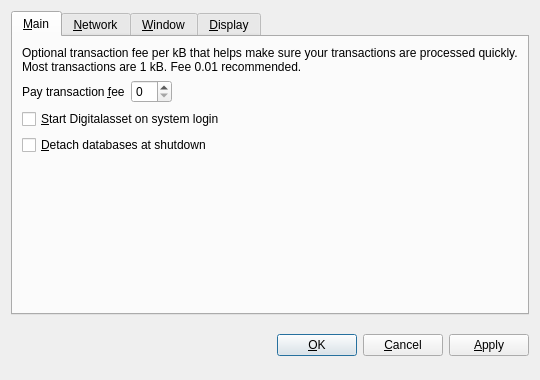
<?xml version="1.0" encoding="UTF-8"?>
<ui version="4.0">
 <class>OptionsDialog</class>
 <widget class="QDialog" name="OptionsDialog">
  <property name="geometry">
   <rect>
    <x>0</x>
    <y>0</y>
    <width>540</width>
    <height>380</height>
   </rect>
  </property>
  <property name="windowTitle">
   <string>Options</string>
  </property>
  <property name="modal">
   <bool>true</bool>
  </property>
  <layout class="QVBoxLayout" name="verticalLayout">
   <item>
    <widget class="QTabWidget" name="tabWidget">
     <property name="tabPosition">
      <enum>QTabWidget::North</enum>
     </property>
     <property name="currentIndex">
      <number>0</number>
     </property>
     <widget class="QWidget" name="tabMain">
      <attribute name="title">
       <string>&amp;Main</string>
      </attribute>
      <layout class="QVBoxLayout" name="verticalLayout_Main">
       <item>
        <widget class="QLabel" name="transactionFeeInfoLabel">
         <property name="text">
          <string>Optional transaction fee per kB that helps make sure your transactions are processed quickly. Most transactions are 1 kB. Fee 0.01 recommended.</string>
         </property>
         <property name="textFormat">
          <enum>Qt::PlainText</enum>
         </property>
         <property name="wordWrap">
          <bool>true</bool>
         </property>
        </widget>
       </item>
       <item>
        <layout class="QHBoxLayout" name="horizontalLayout_Main">
         <item>
          <widget class="QLabel" name="transactionFeeLabel">
           <property name="text">
            <string>Pay transaction &amp;fee</string>
           </property>
           <property name="textFormat">
            <enum>Qt::PlainText</enum>
           </property>
           <property name="buddy">
            <cstring>transactionFee</cstring>
           </property>
          </widget>
         </item>
         <item>
          <widget class="BitcoinAmountField" name="transactionFee"/>
         </item>
         <item>
          <spacer name="horizontalSpacer_Main">
           <property name="orientation">
            <enum>Qt::Horizontal</enum>
           </property>
           <property name="sizeHint" stdset="0">
            <size>
             <width>40</width>
             <height>20</height>
            </size>
           </property>
          </spacer>
         </item>
        </layout>
       </item>
       <item>
        <widget class="QCheckBox" name="bitcoinAtStartup">
         <property name="toolTip">
          <string>Automatically start Digitalasset after logging in to the system.</string>
         </property>
         <property name="text">
          <string>&amp;Start Digitalasset on system login</string>
         </property>
        </widget>
       </item>
       <item>
        <widget class="QCheckBox" name="detachDatabases">
         <property name="toolTip">
          <string>Detach block and address databases at shutdown. This means they can be moved to another data directory, but it slows down shutdown. The wallet is always detached.</string>
         </property>
         <property name="text">
          <string>&amp;Detach databases at shutdown</string>
         </property>
        </widget>
       </item>
       <item>
        <spacer name="verticalSpacer_Main">
         <property name="orientation">
          <enum>Qt::Vertical</enum>
         </property>
         <property name="sizeHint" stdset="0">
          <size>
           <width>20</width>
           <height>40</height>
          </size>
         </property>
        </spacer>
       </item>
      </layout>
     </widget>
     <widget class="QWidget" name="tabNetwork">
      <attribute name="title">
       <string>&amp;Network</string>
      </attribute>
      <layout class="QVBoxLayout" name="verticalLayout_Network">
       <item>
        <widget class="QCheckBox" name="mapPortUpnp">
         <property name="toolTip">
          <string>Automatically open the Digitalasset client port on the router. This only works when your router supports UPnP and it is enabled.</string>
         </property>
         <property name="text">
          <string>Map port using &amp;UPnP</string>
         </property>
        </widget>
       </item>
       <item>
        <widget class="QCheckBox" name="connectSocks">
         <property name="toolTip">
          <string>Connect to the Digitalasset network through a SOCKS proxy (e.g. when connecting through Tor).</string>
         </property>
         <property name="text">
          <string>&amp;Connect through SOCKS proxy:</string>
         </property>
        </widget>
       </item>
       <item>
        <layout class="QHBoxLayout" name="horizontalLayout_Network">
         <item>
          <widget class="QLabel" name="proxyIpLabel">
           <property name="text">
            <string>Proxy &amp;IP:</string>
           </property>
           <property name="textFormat">
            <enum>Qt::PlainText</enum>
           </property>
           <property name="buddy">
            <cstring>proxyIp</cstring>
           </property>
          </widget>
         </item>
         <item>
          <widget class="QValidatedLineEdit" name="proxyIp">
           <property name="maximumSize">
            <size>
             <width>140</width>
             <height>16777215</height>
            </size>
           </property>
           <property name="toolTip">
            <string>IP address of the proxy (e.g. 127.0.0.1)</string>
           </property>
          </widget>
         </item>
         <item>
          <widget class="QLabel" name="proxyPortLabel">
           <property name="text">
            <string>&amp;Port:</string>
           </property>
           <property name="textFormat">
            <enum>Qt::PlainText</enum>
           </property>
           <property name="buddy">
            <cstring>proxyPort</cstring>
           </property>
          </widget>
         </item>
         <item>
          <widget class="QLineEdit" name="proxyPort">
           <property name="maximumSize">
            <size>
             <width>55</width>
             <height>16777215</height>
            </size>
           </property>
           <property name="toolTip">
            <string>Port of the proxy (e.g. 9050)</string>
           </property>
          </widget>
         </item>
         <item>
          <widget class="QLabel" name="socksVersionLabel">
           <property name="text">
            <string>SOCKS &amp;Version:</string>
           </property>
           <property name="textFormat">
            <enum>Qt::PlainText</enum>
           </property>
           <property name="buddy">
            <cstring>socksVersion</cstring>
           </property>
          </widget>
         </item>
         <item>
          <widget class="QValueComboBox" name="socksVersion">
           <property name="toolTip">
            <string>SOCKS version of the proxy (e.g. 5)</string>
           </property>
          </widget>
         </item>
         <item>
          <spacer name="horizontalSpacer_Network">
           <property name="orientation">
            <enum>Qt::Horizontal</enum>
           </property>
           <property name="sizeHint" stdset="0">
            <size>
             <width>40</width>
             <height>20</height>
            </size>
           </property>
          </spacer>
         </item>
        </layout>
       </item>
       <item>
        <spacer name="verticalSpacer_Network">
         <property name="orientation">
          <enum>Qt::Vertical</enum>
         </property>
         <property name="sizeHint" stdset="0">
          <size>
           <width>20</width>
           <height>40</height>
          </size>
         </property>
        </spacer>
       </item>
      </layout>
     </widget>
     <widget class="QWidget" name="tabWindow">
      <attribute name="title">
       <string>&amp;Window</string>
      </attribute>
      <layout class="QVBoxLayout" name="verticalLayout_Window">
       <item>
        <widget class="QCheckBox" name="minimizeToTray">
         <property name="toolTip">
          <string>Show only a tray icon after minimizing the window.</string>
         </property>
         <property name="text">
          <string>&amp;Minimize to the tray instead of the taskbar</string>
         </property>
        </widget>
       </item>
       <item>
        <widget class="QCheckBox" name="minimizeOnClose">
         <property name="toolTip">
          <string>Minimize instead of exit the application when the window is closed. When this option is enabled, the application will be closed only after selecting Quit in the menu.</string>
         </property>
         <property name="text">
          <string>M&amp;inimize on close</string>
         </property>
        </widget>
       </item>
       <item>
        <spacer name="verticalSpacer_Window">
         <property name="orientation">
          <enum>Qt::Vertical</enum>
         </property>
         <property name="sizeHint" stdset="0">
          <size>
           <width>20</width>
           <height>40</height>
          </size>
         </property>
        </spacer>
       </item>
      </layout>
     </widget>
     <widget class="QWidget" name="tabDisplay">
      <attribute name="title">
       <string>&amp;Display</string>
      </attribute>
      <layout class="QVBoxLayout" name="verticalLayout_Display">
       <item>
        <layout class="QHBoxLayout" name="horizontalLayout_1_Display">
         <item>
          <widget class="QLabel" name="langLabel">
           <property name="text">
            <string>User Interface &amp;language:</string>
           </property>
           <property name="textFormat">
            <enum>Qt::PlainText</enum>
           </property>
           <property name="buddy">
            <cstring>lang</cstring>
           </property>
          </widget>
         </item>
         <item>
          <widget class="QValueComboBox" name="lang">
           <property name="toolTip">
            <string>The user interface language can be set here. This setting will take effect after restarting Digitalasset.</string>
           </property>
          </widget>
         </item>
        </layout>
       </item>
       <item>
        <layout class="QHBoxLayout" name="horizontalLayout_2_Display">
         <item>
          <widget class="QLabel" name="unitLabel">
           <property name="text">
            <string>&amp;Unit to show amounts in:</string>
           </property>
           <property name="textFormat">
            <enum>Qt::PlainText</enum>
           </property>
           <property name="buddy">
            <cstring>unit</cstring>
           </property>
          </widget>
         </item>
         <item>
          <widget class="QValueComboBox" name="unit">
           <property name="toolTip">
            <string>Choose the default subdivision unit to show in the interface and when sending coins.</string>
           </property>
          </widget>
         </item>
        </layout>
       </item>
       <item>
        <widget class="QCheckBox" name="displayAddresses">
         <property name="toolTip">
          <string>Whether to show Digitalasset addresses in the transaction list or not.</string>
         </property>
         <property name="text">
          <string>&amp;Display addresses in transaction list</string>
         </property>
        </widget>
       </item>
       <item>
        <spacer name="verticalSpacer_Display">
         <property name="orientation">
          <enum>Qt::Vertical</enum>
         </property>
         <property name="sizeHint" stdset="0">
          <size>
           <width>20</width>
           <height>40</height>
          </size>
         </property>
        </spacer>
       </item>
      </layout>
     </widget>
    </widget>
   </item>
   <item>
    <layout class="QHBoxLayout" name="horizontalLayout_Buttons">
     <item>
      <spacer name="horizontalSpacer_1">
       <property name="orientation">
        <enum>Qt::Horizontal</enum>
       </property>
       <property name="sizeHint" stdset="0">
        <size>
         <width>40</width>
         <height>48</height>
        </size>
       </property>
      </spacer>
     </item>
     <item>
      <widget class="QLabel" name="statusLabel">
       <property name="font">
        <font>
         <weight>75</weight>
         <bold>true</bold>
        </font>
       </property>
       <property name="text">
        <string/>
       </property>
       <property name="textFormat">
        <enum>Qt::PlainText</enum>
       </property>
       <property name="wordWrap">
        <bool>true</bool>
       </property>
      </widget>
     </item>
     <item>
      <spacer name="horizontalSpacer_2">
       <property name="orientation">
        <enum>Qt::Horizontal</enum>
       </property>
       <property name="sizeHint" stdset="0">
        <size>
         <width>40</width>
         <height>48</height>
        </size>
       </property>
      </spacer>
     </item>
     <item>
      <widget class="QPushButton" name="okButton">
       <property name="text">
        <string>&amp;OK</string>
       </property>
      </widget>
     </item>
     <item>
      <widget class="QPushButton" name="cancelButton">
       <property name="text">
        <string>&amp;Cancel</string>
       </property>
       <property name="autoDefault">
        <bool>false</bool>
       </property>
      </widget>
     </item>
     <item>
      <widget class="QPushButton" name="applyButton">
       <property name="text">
        <string>&amp;Apply</string>
       </property>
       <property name="autoDefault">
        <bool>false</bool>
       </property>
      </widget>
     </item>
    </layout>
   </item>
  </layout>
 </widget>
 <customwidgets>
  <customwidget>
   <class>BitcoinAmountField</class>
   <extends>QSpinBox</extends>
   <header>bitcoinamountfield.h</header>
  </customwidget>
  <customwidget>
   <class>QValueComboBox</class>
   <extends>QComboBox</extends>
   <header>qvaluecombobox.h</header>
  </customwidget>
  <customwidget>
   <class>QValidatedLineEdit</class>
   <extends>QLineEdit</extends>
   <header>qvalidatedlineedit.h</header>
  </customwidget>
 </customwidgets>
 <resources/>
 <connections/>
</ui>
